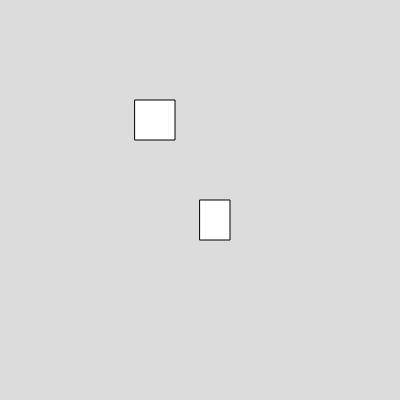
Frame 1 (no input)
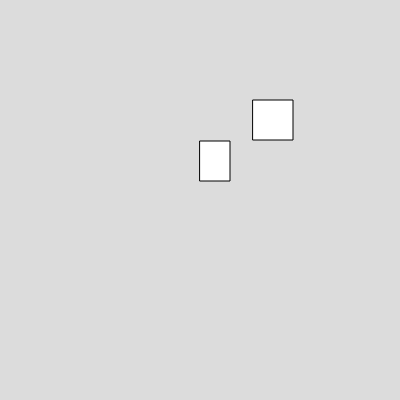
Frame 60 (no input)
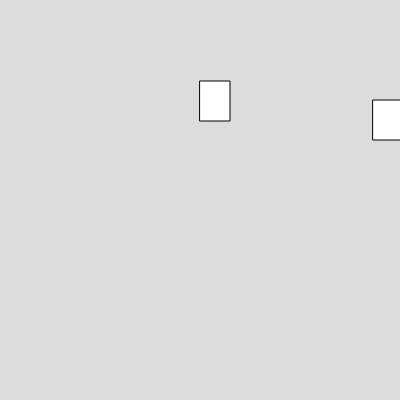
Frame 120 (the mouse pressed at the canvas centre since frame 60)

The p5.js sketch that drew these frames (run headless with seeded random() and noise() and a simulated clock; from frame 60 on, the mouse is pressed at the canvas centre):

// p5.js sketch
// ── sketch.js
var b1, b2 ;

function setup() 
{
  createCanvas(400, 400);
  b1 = new Box(200,200,30,40,2,1);
  b2 = new Box(135,100,40,40,2,1);
}

function draw() 
{
  background(220);

  b1.show()
  b1.move_up();

  b2.show()
  b2.move_right();


}


// ── box.js
class Box
  {
    constructor(x,y,w,h,vx,vy)
    {
      this.x =x;
      this.y =y;
      this.w =w;
      this.h = h;
      this.vx = vx;
      this.vy = vy;
    }
    
    show()
    {
      rect(this.x,this.y,this.w,this.h)
    }
    
    move_right()
    {
      this.x = this.x+this.vx;
    }

    move_up()
    {
      this.y = this.y-this.vy;
    }

  }

  
